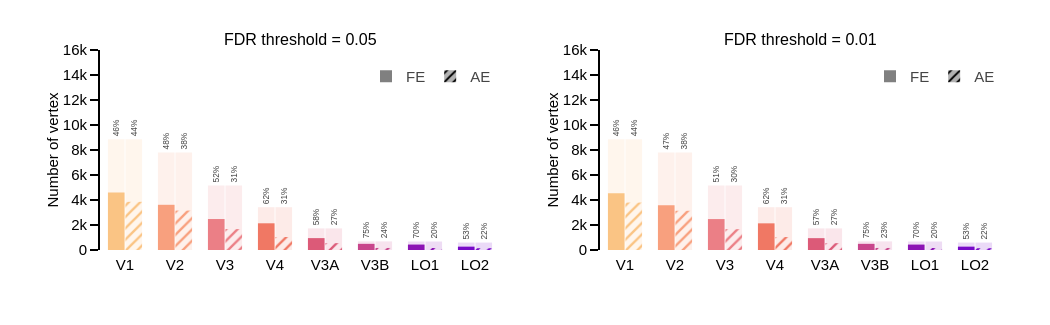
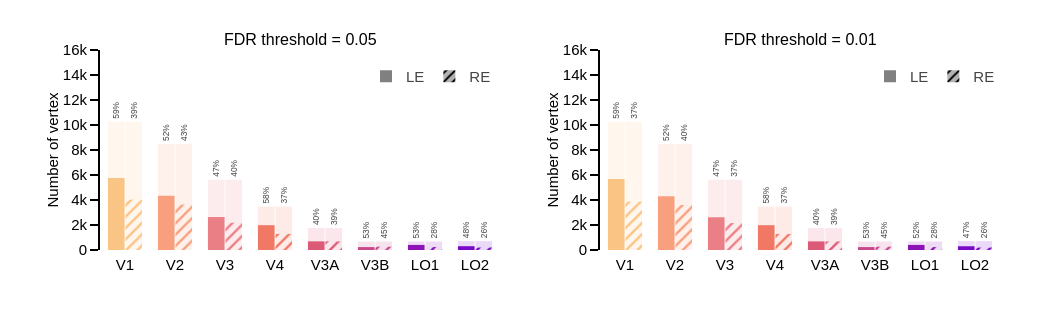

Write notebook code for charts like these, in order.
### Markdown cell above
## Figure 3 — active vertices, OD filter

Same figure as `make_active_vert_fig.py`: per ROI, all vertices of the ROI (background bar) and the vertices with a significant fit (FDR 0.05 / 0.01) **that prefer this eye** (median across subjects; % = proportion of the ROI). Table: tests on the proportion of active vertices (FDR 0.05).

### Code cell
act_cols = ['n_vert_tot', 'n_vert_corr_pvalue_5pt', 'n_vert_corr_pvalue_1pt', 'ratio_5pt', 'ratio_1pt']
for group in ['patient', 'control']:
    d = df_act[(df_act['filter'] == 'od') & (df_act.subject_group == group)]
    g = d.groupby([rois_to_plot, 'eye_condition'], sort=False)[act_cols].median().reset_index()
    for col in ['ratio_5pt', 'ratio_1pt']:
        q = d.groupby([rois_to_plot, 'eye_condition'], sort=False)[col]
        g['{}_ci_upper'.format(col)] = q.quantile(0.975).values
        g['{}_ci_lower'.format(col)] = q.quantile(0.025).values
    fig = eyes_active_vert_plot(df=g, figure_info=figure_info_for(group), format_='fsnative')
    fig.show()
    fig.write_image('{}/prf_od-filter_group-{}_active-vert.pdf'.format(fig_dir, group))

for group in ['patient', 'control']:
    for filt in filters:
        print('\nActive vertices (proportion of the ROI, FDR 0.05), group {}, filter {}'.format(group, filt))
        print(act_stats[(filt, group)].round(3).to_string(index=False))

### Figure 1 — Plotly figure (JSON) as saved in the notebook; plotly's stock layout.template omitted (floating-point values rounded to 4 significant figures)
{"data": [{"legend": "legend", "marker": {"color": ["rgb(250, 196, 132)", "rgb(248, 160, 126)", "rgb(235, 127, 134)", "rgb(240, 120, 100)", "rgb(220, 90, 120)", "rgb(200, 70, 140)", "rgb(140, 20, 180)", "rgb(120, 10, 200)"], "opacity": 0.15}, "name": "FE", "offsetgroup": "FE-LE", "showlegend": false, "text": ["46%", "48%", "52%", "62%", "58%", "75%", "70%", "53%"], "textangle": -90, "textfont": {"size": 15}, "textposition": "outside", "type": "bar", "x": ["V1", "V2", "V3", "V4", "V3A", "V3B", "LO1", "LO2"], "xaxis": "x", "y": [8852.0, 7809.0, 5165.0, 3424.0, 1730.0, 690.5, 679.0, 595.5], "yaxis": "y"}, {"legend": "legend", "marker": {"color": ["rgb(250, 196, 132)", "rgb(248, 160, 126)", "rgb(235, 127, 134)", "rgb(240, 120, 100)", "rgb(220, 90, 120)", "rgb(200, 70, 140)", "rgb(140, 20, 180)", "rgb(120, 10, 200)"], "pattern": {"bgcolor": "rgba(0,0,0,0)", "fgcolor": "rgba(0,0,0,1)", "shape": "", "size": 8}}, "name": "FE", "offsetgroup": "FE-LE", "showlegend": false, "type": "bar", "x": ["V1", "V2", "V3", "V4", "V3A", "V3B", "LO1", "LO2"], "xaxis": "x", "y": [4591.0, 3617.0, 2478.0, 2136.0, 950.5, 494.0, 435.0, 269.0], "yaxis": "y"}, {"legend": "legend", "marker": {"color": ["rgb(250, 196, 132)", "rgb(248, 160, 126)", "rgb(235, 127, 134)", "rgb(240, 120, 100)", "rgb(220, 90, 120)", "rgb(200, 70, 140)", "rgb(140, 20, 180)", "rgb(120, 10, 200)"], "opacity": 0.15}, "name": "AE", "offsetgroup": "AE-RE", "showlegend": false, "text": ["44%", "38%", "31%", "31%", "27%", "24%", "20%", "22%"], "textangle": -90, "textfont": {"size": 15}, "textposition": "outside", "type": "bar", "x": ["V1", "V2", "V3", "V4", "V3A", "V3B", "LO1", "LO2"], "xaxis": "x", "y": [8852.0, 7809.0, 5165.0, 3424.0, 1730.0, 690.5, 679.0, 595.5], "yaxis": "y"}, {"legend": "legend", "marker": {"color": ["rgb(250, 196, 132)", "rgb(248, 160, 126)", "rgb(235, 127, 134)", "rgb(240, 120, 100)", "rgb(220, 90, 120)", "rgb(200, 70, 140)", "rgb(140, 20, 180)", "rgb(120, 10, 200)"], "pattern": {"bgcolor": "rgba(0,0,0,0)", "fgcolor": "rgba(0,0,0,1)", "shape": "/", "size": 8}}, "name": "AE", "offsetgroup": "AE-RE", "showlegend": false, "type": "bar", "x": ["V1", "V2", "V3", "V4", "V3A", "V3B", "LO1", "LO2"], "xaxis": "x", "y": [3854.0, 3154.0, 1674.0, 1041.0, 549.0, 164.0, 162.5, 142.5], "yaxis": "y"}, {"legend": "legend", "marker": {"color": "rgba(128,128,128,1)", "pattern": {"bgcolor": "rgba(0,0,0,0.3)", "fgcolor": "rgba(0,0,0,1)", "shape": "", "size": 8}}, "name": "FE", "showlegend": true, "type": "bar", "x": [null], "xaxis": "x", "y": [null], "yaxis": "y"}, {"legend": "legend", "marker": {"color": "rgba(128,128,128,1)", "pattern": {"bgcolor": "rgba(0,0,0,0.3)", "fgcolor": "rgba(0,0,0,1)", "shape": "/", "size": 8}}, "name": "AE", "showlegend": true, "type": "bar", "x": [null], "xaxis": "x", "y": [null], "yaxis": "y"}, {"legend": "legend2", "marker": {"color": ["rgb(250, 196, 132)", "rgb(248, 160, 126)", "rgb(235, 127, 134)", "rgb(240, 120, 100)", "rgb(220, 90, 120)", "rgb(200, 70, 140)", "rgb(140, 20, 180)", "rgb(120, 10, 200)"], "opacity": 0.15}, "name": "FE", "offsetgroup": "FE-LE", "showlegend": false, "text": ["46%", "47%", "51%", "62%", "57%", "75%", "70%", "53%"], "textangle": -90, "textfont": {"size": 15}, "textposition": "outside", "type": "bar", "x": ["V1", "V2", "V3", "V4", "V3A", "V3B", "LO1", "LO2"], "xaxis": "x2", "y": [8852.0, 7809.0, 5165.0, 3424.0, 1730.0, 690.5, 679.0, 595.5], "yaxis": "y2"}, {"legend": "legend2", "marker": {"color": ["rgb(250, 196, 132)", "rgb(248, 160, 126)", "rgb(235, 127, 134)", "rgb(240, 120, 100)", "rgb(220, 90, 120)", "rgb(200, 70, 140)", "rgb(140, 20, 180)", "rgb(120, 10, 200)"], "pattern": {"bgcolor": "rgba(0,0,0,0)", "fgcolor": "rgba(0,0,0,1)", "shape": "", "size": 8}}, "name": "FE", "offsetgroup": "FE-LE", "showlegend": false, "type": "bar", "x": ["V1", "V2", "V3", "V4", "V3A", "V3B", "LO1", "LO2"], "xaxis": "x2", "y": [4549.0, 3580.0, 2474.0, 2132.0, 948.0, 494.0, 433.5, 268.5], "yaxis": "y2"}, {"legend": "legend2", "marker": {"color": ["rgb(250, 196, 132)", "rgb(248, 160, 126)", "rgb(235, 127, 134)", "rgb(240, 120, 100)", "rgb(220, 90, 120)", "rgb(200, 70, 140)", "rgb(140, 20, 180)", "rgb(120, 10, 200)"], "opacity": 0.15}, "name": "AE", "offsetgroup": "AE-RE", "showlegend": false, "text": ["44%", "38%", "30%", "31%", "27%", "23%", "20%", "22%"], "textangle": -90, "textfont": {"size": 15}, "textposition": "outside", "type": "bar", "x": ["V1", "V2", "V3", "V4", "V3A", "V3B", "LO1", "LO2"], "xaxis": "x2", "y": [8852.0, 7809.0, 5165.0, 3424.0, 1730.0, 690.5, 679.0, 595.5], "yaxis": "y2"}, {"legend": "legend2", "marker": {"color": ["rgb(250, 196, 132)", "rgb(248, 160, 126)", "rgb(235, 127, 134)", "rgb(240, 120, 100)", "rgb(220, 90, 120)", "rgb(200, 70, 140)", "rgb(140, 20, 180)", "rgb(120, 10, 200)"], "pattern": {"bgcolor": "rgba(0,0,0,0)", "fgcolor": "rgba(0,0,0,1)", "shape": "/", "size": 8}}, "name": "AE", "offsetgroup": "AE-RE", "showlegend": false, "type": "bar", "x": ["V1", "V2", "V3", "V4", "V3A", "V3B", "LO1", "LO2"], "xaxis": "x2", "y": [3796.0, 3138.0, 1666.0, 1037.0, 547.5, 164.0, 162.5, 142.0], "yaxis": "y2"}, {"legend": "legend2", "marker": {"color": "rgba(128,128,128,1)", "pattern": {"bgcolor": "rgba(0,0,0,0.3)", "fgcolor": "rgba(0,0,0,1)", "shape": "", "size": 8}}, "name": "FE", "showlegend": true, "type": "bar", "x": [null], "xaxis": "x2", "y": [null], "yaxis": "y2"}, {"legend": "legend2", "marker": {"color": "rgba(128,128,128,1)", "pattern": {"bgcolor": "rgba(0,0,0,0.3)", "fgcolor": "rgba(0,0,0,1)", "shape": "/", "size": 8}}, "name": "AE", "showlegend": true, "type": "bar", "x": [null], "xaxis": "x2", "y": [null], "yaxis": "y2"}], "layout": {"annotations": [{"font": {"size": 16}, "showarrow": false, "text": "FDR threshold = 0.05", "x": 0.2222, "xanchor": "center", "xref": "paper", "y": 1, "yanchor": "bottom", "yref": "paper"}, {"font": {"size": 16}, "showarrow": false, "text": "FDR threshold = 0.01", "x": 0.7778, "xanchor": "center", "xref": "paper", "y": 1, "yanchor": "bottom", "yref": "paper"}], "bargap": 0.3, "bargroupgap": 0.05, "barmode": "group", "height": 325, "legend": {"bgcolor": "rgba(0,0,0,0)", "borderwidth": 0, "font": {"family": "Arial", "size": 15}, "itemwidth": 30, "orientation": "h", "traceorder": "normal", "x": 0.44, "xanchor": "right", "y": 0.95, "yanchor": "top"}, "legend2": {"bgcolor": "rgba(0,0,0,0)", "borderwidth": 0, "font": {"family": "Arial", "size": 15}, "itemwidth": 30, "orientation": "h", "traceorder": "normal", "x": 1, "xanchor": "right", "y": 0.95, "yanchor": "top"}, "margin": {"b": 75, "l": 100, "r": 50, "t": 50}, "width": 1050, "xaxis": {"anchor": "y", "domain": [0, 0.4444], "linecolor": "rgba(255,255,255,0)", "showline": true, "ticklen": 0}, "xaxis2": {"anchor": "y2", "domain": [0.5556, 1], "linecolor": "rgba(255,255,255,0)", "showline": true, "ticklen": 0}, "yaxis": {"anchor": "x", "domain": [0, 1], "nticks": 10, "range": [0, 16000], "showline": true, "title": {"text": "Number of vertex"}}, "yaxis2": {"anchor": "x2", "domain": [0, 1], "nticks": 10, "range": [0, 16000], "showline": true, "title": {"text": "Number of vertex"}}}}

### Figure 2 — Plotly figure (JSON) as saved in the notebook; plotly's stock layout.template omitted (floating-point values rounded to 4 significant figures)
{"data": [{"legend": "legend", "marker": {"color": ["rgb(250, 196, 132)", "rgb(248, 160, 126)", "rgb(235, 127, 134)", "rgb(240, 120, 100)", "rgb(220, 90, 120)", "rgb(200, 70, 140)", "rgb(140, 20, 180)", "rgb(120, 10, 200)"], "opacity": 0.15}, "name": "LE", "offsetgroup": "FE-LE", "showlegend": false, "text": ["59%", "52%", "47%", "58%", "40%", "53%", "53%", "48%"], "textangle": -90, "textfont": {"size": 15}, "textposition": "outside", "type": "bar", "x": ["V1", "V2", "V3", "V4", "V3A", "V3B", "LO1", "LO2"], "xaxis": "x", "y": [10260.0, 8480.0, 5620.0, 3474.0, 1752.0, 676.0, 680.0, 708.0], "yaxis": "y"}, {"legend": "legend", "marker": {"color": ["rgb(250, 196, 132)", "rgb(248, 160, 126)", "rgb(235, 127, 134)", "rgb(240, 120, 100)", "rgb(220, 90, 120)", "rgb(200, 70, 140)", "rgb(140, 20, 180)", "rgb(120, 10, 200)"], "pattern": {"bgcolor": "rgba(0,0,0,0)", "fgcolor": "rgba(0,0,0,1)", "shape": "", "size": 8}}, "name": "LE", "offsetgroup": "FE-LE", "showlegend": false, "type": "bar", "x": ["V1", "V2", "V3", "V4", "V3A", "V3B", "LO1", "LO2"], "xaxis": "x", "y": [5758.0, 4343.0, 2636.0, 1984.0, 691.0, 232.0, 408.0, 304.0], "yaxis": "y"}, {"legend": "legend", "marker": {"color": ["rgb(250, 196, 132)", "rgb(248, 160, 126)", "rgb(235, 127, 134)", "rgb(240, 120, 100)", "rgb(220, 90, 120)", "rgb(200, 70, 140)", "rgb(140, 20, 180)", "rgb(120, 10, 200)"], "opacity": 0.15}, "name": "RE", "offsetgroup": "AE-RE", "showlegend": false, "text": ["39%", "43%", "40%", "37%", "39%", "45%", "28%", "26%"], "textangle": -90, "textfont": {"size": 15}, "textposition": "outside", "type": "bar", "x": ["V1", "V2", "V3", "V4", "V3A", "V3B", "LO1", "LO2"], "xaxis": "x", "y": [10260.0, 8480.0, 5620.0, 3474.0, 1752.0, 676.0, 680.0, 708.0], "yaxis": "y"}, {"legend": "legend", "marker": {"color": ["rgb(250, 196, 132)", "rgb(248, 160, 126)", "rgb(235, 127, 134)", "rgb(240, 120, 100)", "rgb(220, 90, 120)", "rgb(200, 70, 140)", "rgb(140, 20, 180)", "rgb(120, 10, 200)"], "pattern": {"bgcolor": "rgba(0,0,0,0)", "fgcolor": "rgba(0,0,0,1)", "shape": "/", "size": 8}}, "name": "RE", "offsetgroup": "AE-RE", "showlegend": false, "type": "bar", "x": ["V1", "V2", "V3", "V4", "V3A", "V3B", "LO1", "LO2"], "xaxis": "x", "y": [4029.0, 3633.0, 2178.0, 1288.0, 688.0, 263.0, 236.0, 196.0], "yaxis": "y"}, {"legend": "legend", "marker": {"color": "rgba(128,128,128,1)", "pattern": {"bgcolor": "rgba(0,0,0,0.3)", "fgcolor": "rgba(0,0,0,1)", "shape": "", "size": 8}}, "name": "LE", "showlegend": true, "type": "bar", "x": [null], "xaxis": "x", "y": [null], "yaxis": "y"}, {"legend": "legend", "marker": {"color": "rgba(128,128,128,1)", "pattern": {"bgcolor": "rgba(0,0,0,0.3)", "fgcolor": "rgba(0,0,0,1)", "shape": "/", "size": 8}}, "name": "RE", "showlegend": true, "type": "bar", "x": [null], "xaxis": "x", "y": [null], "yaxis": "y"}, {"legend": "legend2", "marker": {"color": ["rgb(250, 196, 132)", "rgb(248, 160, 126)", "rgb(235, 127, 134)", "rgb(240, 120, 100)", "rgb(220, 90, 120)", "rgb(200, 70, 140)", "rgb(140, 20, 180)", "rgb(120, 10, 200)"], "opacity": 0.15}, "name": "LE", "offsetgroup": "FE-LE", "showlegend": false, "text": ["59%", "52%", "47%", "58%", "40%", "53%", "52%", "47%"], "textangle": -90, "textfont": {"size": 15}, "textposition": "outside", "type": "bar", "x": ["V1", "V2", "V3", "V4", "V3A", "V3B", "LO1", "LO2"], "xaxis": "x2", "y": [10260.0, 8480.0, 5620.0, 3474.0, 1752.0, 676.0, 680.0, 708.0], "yaxis": "y2"}, {"legend": "legend2", "marker": {"color": ["rgb(250, 196, 132)", "rgb(248, 160, 126)", "rgb(235, 127, 134)", "rgb(240, 120, 100)", "rgb(220, 90, 120)", "rgb(200, 70, 140)", "rgb(140, 20, 180)", "rgb(120, 10, 200)"], "pattern": {"bgcolor": "rgba(0,0,0,0)", "fgcolor": "rgba(0,0,0,1)", "shape": "", "size": 8}}, "name": "LE", "offsetgroup": "FE-LE", "showlegend": false, "type": "bar", "x": ["V1", "V2", "V3", "V4", "V3A", "V3B", "LO1", "LO2"], "xaxis": "x2", "y": [5675.0, 4299.0, 2618.0, 1984.0, 690.0, 232.0, 407.0, 300.0], "yaxis": "y2"}, {"legend": "legend2", "marker": {"color": ["rgb(250, 196, 132)", "rgb(248, 160, 126)", "rgb(235, 127, 134)", "rgb(240, 120, 100)", "rgb(220, 90, 120)", "rgb(200, 70, 140)", "rgb(140, 20, 180)", "rgb(120, 10, 200)"], "opacity": 0.15}, "name": "RE", "offsetgroup": "AE-RE", "showlegend": false, "text": ["37%", "40%", "37%", "37%", "39%", "45%", "28%", "26%"], "textangle": -90, "textfont": {"size": 15}, "textposition": "outside", "type": "bar", "x": ["V1", "V2", "V3", "V4", "V3A", "V3B", "LO1", "LO2"], "xaxis": "x2", "y": [10260.0, 8480.0, 5620.0, 3474.0, 1752.0, 676.0, 680.0, 708.0], "yaxis": "y2"}, {"legend": "legend2", "marker": {"color": ["rgb(250, 196, 132)", "rgb(248, 160, 126)", "rgb(235, 127, 134)", "rgb(240, 120, 100)", "rgb(220, 90, 120)", "rgb(200, 70, 140)", "rgb(140, 20, 180)", "rgb(120, 10, 200)"], "pattern": {"bgcolor": "rgba(0,0,0,0)", "fgcolor": "rgba(0,0,0,1)", "shape": "/", "size": 8}}, "name": "RE", "offsetgroup": "AE-RE", "showlegend": false, "type": "bar", "x": ["V1", "V2", "V3", "V4", "V3A", "V3B", "LO1", "LO2"], "xaxis": "x2", "y": [3869.0, 3603.0, 2154.0, 1288.0, 685.0, 263.0, 234.0, 194.0], "yaxis": "y2"}, {"legend": "legend2", "marker": {"color": "rgba(128,128,128,1)", "pattern": {"bgcolor": "rgba(0,0,0,0.3)", "fgcolor": "rgba(0,0,0,1)", "shape": "", "size": 8}}, "name": "LE", "showlegend": true, "type": "bar", "x": [null], "xaxis": "x2", "y": [null], "yaxis": "y2"}, {"legend": "legend2", "marker": {"color": "rgba(128,128,128,1)", "pattern": {"bgcolor": "rgba(0,0,0,0.3)", "fgcolor": "rgba(0,0,0,1)", "shape": "/", "size": 8}}, "name": "RE", "showlegend": true, "type": "bar", "x": [null], "xaxis": "x2", "y": [null], "yaxis": "y2"}], "layout": {"annotations": [{"font": {"size": 16}, "showarrow": false, "text": "FDR threshold = 0.05", "x": 0.2222, "xanchor": "center", "xref": "paper", "y": 1, "yanchor": "bottom", "yref": "paper"}, {"font": {"size": 16}, "showarrow": false, "text": "FDR threshold = 0.01", "x": 0.7778, "xanchor": "center", "xref": "paper", "y": 1, "yanchor": "bottom", "yref": "paper"}], "bargap": 0.3, "bargroupgap": 0.05, "barmode": "group", "height": 325, "legend": {"bgcolor": "rgba(0,0,0,0)", "borderwidth": 0, "font": {"family": "Arial", "size": 15}, "itemwidth": 30, "orientation": "h", "traceorder": "normal", "x": 0.44, "xanchor": "right", "y": 0.95, "yanchor": "top"}, "legend2": {"bgcolor": "rgba(0,0,0,0)", "borderwidth": 0, "font": {"family": "Arial", "size": 15}, "itemwidth": 30, "orientation": "h", "traceorder": "normal", "x": 1, "xanchor": "right", "y": 0.95, "yanchor": "top"}, "margin": {"b": 75, "l": 100, "r": 50, "t": 50}, "width": 1050, "xaxis": {"anchor": "y", "domain": [0, 0.4444], "linecolor": "rgba(255,255,255,0)", "showline": true, "ticklen": 0}, "xaxis2": {"anchor": "y2", "domain": [0.5556, 1], "linecolor": "rgba(255,255,255,0)", "showline": true, "ticklen": 0}, "yaxis": {"anchor": "x", "domain": [0, 1], "nticks": 10, "range": [0, 16000], "showline": true, "title": {"text": "Number of vertex"}}, "yaxis2": {"anchor": "x2", "domain": [0, 1], "nticks": 10, "range": [0, 16000], "showline": true, "title": {"text": "Number of vertex"}}}}
